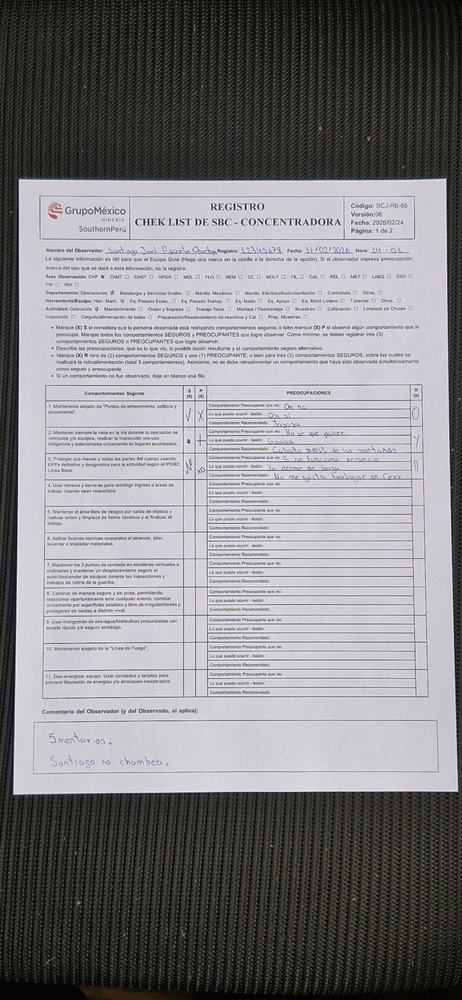
#> input picture inputs/cerv/concentradora/cerv.concentradora.v06.eg001.jpeg, 462 x 1000 px, shrunk from 1848 x 4000 before the run
$ python -i vision_service.py   (imports and definitions only)
#> lines starting #> are read from the running program, lines starting #| are printed output that depends on the picture; after the words box and inside, x2 and y2 are one past the last pixel; in counts of white or black regions, pixels touching at a corner belong together
import os


class VisionService:
    _client = None

    @staticmethod
    def get_client():
        """Inicializa el cliente de Google Vision de forma perezosa.

        También asegura que las credenciales GCP estén disponibles llamando
        a `ensure_gcp_credentials()` sólo cuando sea necesario.
        """
        if VisionService._client is None:
            # Cargar credenciales GCP de forma perezosa
            from app.utils.gcp_credentials import ensure_gcp_credentials

            ensure_gcp_credentials()
            # Importar el cliente de Vision sólo cuando se vaya a usar
            from google.cloud import vision

            VisionService._client = vision.ImageAnnotatorClient()
        return VisionService._client

    @staticmethod
    def hw(image_path: str) -> str:
        """Realiza OCR (Hand Writing) usando Google Cloud Vision API.

        Carga sólo las dependencias necesarias en tiempo de ejecución para
        reducir el tiempo de cold-start.
        """
        client = VisionService.get_client()
        with open(image_path, "rb") as image_file:
            content = image_file.read()
        from google.cloud import vision

        image = vision.Image(content=content)
        response = client.document_text_detection(image=image)
        return response.full_text_annotation.text

    @staticmethod
    def omr(image_path: str, temp_dir: str = None) -> bool:
        # Importar OpenCV y numpy de forma perezosa
        import cv2
        import numpy as np

        # Lee la imagen
        img = cv2.imread(image_path, 0)
#> img: shape (1000, 462); min 0, max 255, mean 131

        # preparar directorio de debug dentro del temp_dir del pipeline
        image_dir = os.path.dirname(image_path)
        image_name = os.path.splitext(os.path.basename(image_path))[0]
        if temp_dir:
            debug_dir = os.path.join(temp_dir, "debug")
        else:
            # fallback legacy: Si la imagen está en outputs/output_xxx/regions/region_N.png, guardar en outputs/output_xxx/debug/
            if os.path.basename(image_dir) == "regions":
                parent_dir = os.path.dirname(image_dir)
                debug_dir = os.path.join(parent_dir, "debug")
            else:
                debug_dir = os.path.join(image_dir, "debug")
        os.makedirs(debug_dir, exist_ok=True)
        base_name = image_name
        cv2.imwrite(os.path.join(debug_dir, f"{base_name}_0_original.png"), img)

        # 1. Recorte interno del 10%
        h, w = img.shape
#> h = 1000; w = 462
        pad = int(min(h, w) * 0.1)
#> pad = 46
        inner = img[pad:h-pad, pad:w-pad]
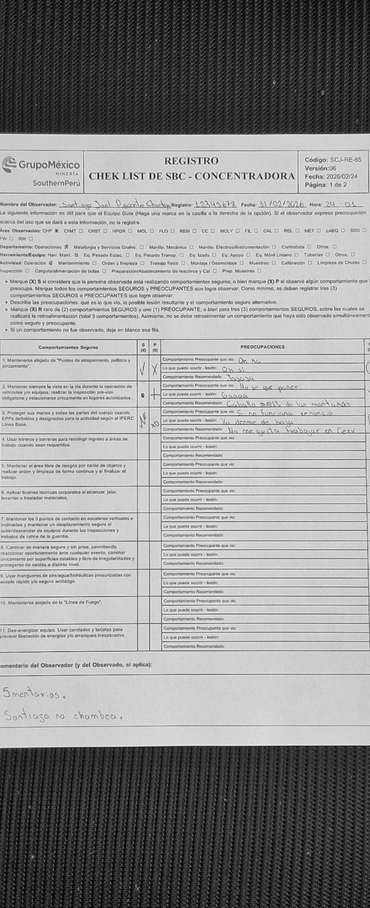
#> inner: shape (908, 370); min 0, max 255, mean 147.6
        cv2.imwrite(os.path.join(debug_dir, f"{base_name}_1_inner10.png"), inner)
        if inner.size == 0:
            return False

        # 2. Binarización adaptativa según iluminación
        mean_val = np.mean(inner)
#> mean_val = 147.6
        min_thresh = 80
        max_thresh = 180
        offset = -50
        thresh_val = int(np.clip(mean_val + offset, min_thresh, max_thresh))
#> thresh_val = 97
        _, thresh = cv2.threshold(inner, thresh_val, 255, cv2.THRESH_BINARY_INV)
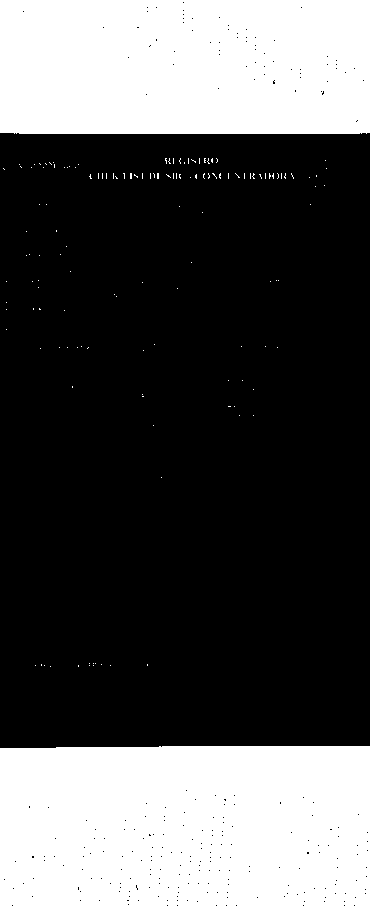
#> thresh: shape (908, 370); 32.6% white; 139 white regions (137 under 20 px), largest, box (x1, y1, x2, y2) and area: (0, 746, 370, 908) 59521, (0, 0, 370, 134) 49479
        cv2.imwrite(os.path.join(debug_dir, f"{base_name}_2_thresh_{thresh_val}.png"), thresh)

        # 3. Recorte cuadrado centrado en los componentes
        # Encontrar bounding box de todos los componentes
        coords = cv2.findNonZero(thresh)
#> coords = contour of 109425 points, box (x1, y1, x2, y2) (0, 0, 370, 908), area 29862
        if coords is None:
            return False
        x, y, w_box, h_box = cv2.boundingRect(coords)
#> x = 0; y = 0; w_box = 370; h_box = 908
        # Hacer el recorte cuadrado centrado
        cx = x + w_box // 2
#> cx = 185
        cy = y + h_box // 2
#> cy = 454
        min_side = 10
        side = max(max(w_box, h_box), min_side)
#> side = 908
        # Definir los límites del recorte cuadrado
        half = side // 2
#> half = 454
        start_x = max(cx - half, 0)
#> start_x = 0
        start_y = max(cy - half, 0)
#> start_y = 0
        end_x = min(start_x + side, thresh.shape[1])
#> end_x = 370
        end_y = min(start_y + side, thresh.shape[0])
#> end_y = 908
        # Ajustar si el recorte se sale de la imagen
        if end_x - start_x < side:
            start_x = max(end_x - side, 0)
        if end_y - start_y < side:
            start_y = max(end_y - side, 0)
        square = thresh[start_y:end_y, start_x:end_x]
        # Si el recorte es menor a 10x10, rellenar con ceros para que sea 10x10
        sh, sw = square.shape
#> sh = 908; sw = 370
        if sh < min_side or sw < min_side:
            padded = np.zeros((max(sh, min_side), max(sw, min_side)), dtype=square.dtype)
            padded[:sh, :sw] = square
            square = padded
        cv2.imwrite(os.path.join(debug_dir, f"{base_name}_3_square.png"), square)
        if square.size == 0:
            return False

        # 4. Calcular densidad
        density = np.sum(square > 0) / square.size
#> density = 0.326

        # 5. Calcular componentes
        num_labels, labels, stats, _ = cv2.connectedComponentsWithStats(square, 8)
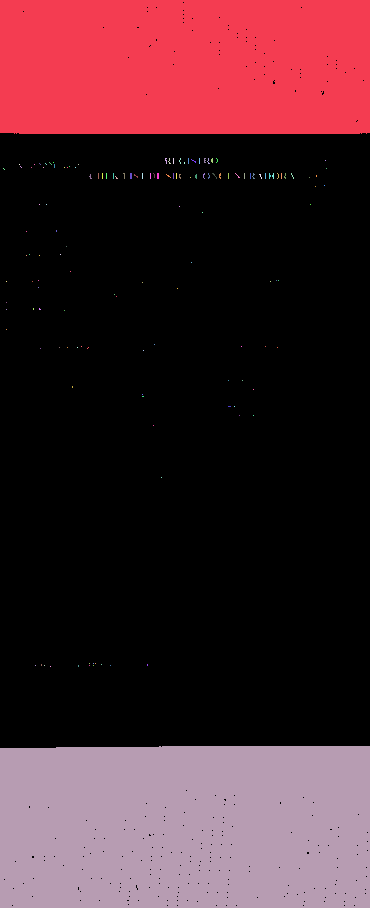
#> labels: shape (908, 370) int32; 140 distinct labels, from 0 to 139; one colour per label, 0 black
#> num_labels = 140; stats = 140 rows, first 6: [0, 2, 370, 904, 226535], [0, 0, 370, 134, 49479], [165, 158, 2, 6, 8], [168, 158, 3, 6, 7], [173, 158, 1, 6, 6], [179, 158, 2, 6, 6]
        areas = stats[1:, cv2.CC_STAT_AREA]
#> areas = 139 values, max 59521 at index 138, min 1 at index 12, mean 787.2

        # 6. Calcular peso por píxel respecto al centro
        center_y, center_x = square.shape[0] / 2, square.shape[1] / 2
#> center_y = 454; center_x = 185
        yy, xx = np.indices(square.shape)
        dist = np.sqrt(((xx - center_x) / center_x) ** 2 + ((yy - center_y) / center_y) ** 2)
        mask = (square > 0)
        pixel_weights = (1 - dist) * mask
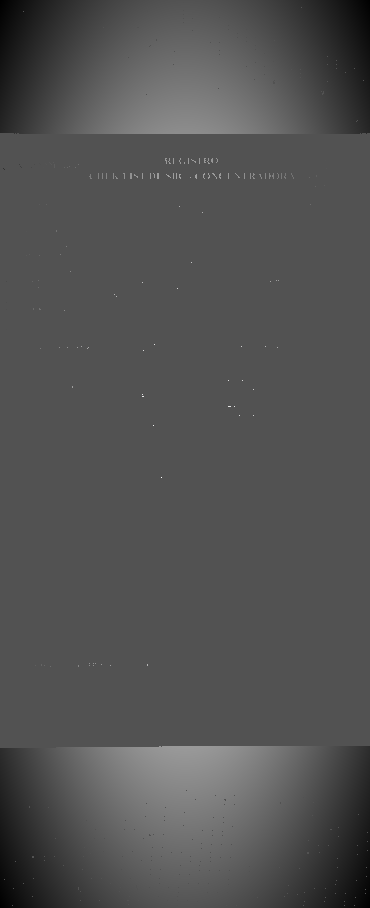
#> pixel_weights: shape (908, 370) float64; min -0.414, max 0.861, mean -0.00178; drawn with min black and max white
        center_weight = np.sum(pixel_weights) / np.sum(mask) if np.sum(mask) > 0 else 0
#> center_weight = -0.00547

        # 7. Calcular peso por cantidad de componentes
        valid_areas = [a for a in areas if 5 < a < (square.size * 0.5)]
#> valid_areas = 45 values, max 59521 at index 44, min 6 at index 3, mean 2428.8
        n_components = len(valid_areas)
#> n_components = 45

        # 8. Calcular ponderación final
        score = (
            0.6 * density +           # densidad tiene más peso
            0.2 * center_weight +     # peso por píxel respecto al centro
            0.0 * (n_components / 10) # más componentes suma peso, normalizado
        )
#> score = 0.194

        # 9. Calcular threshold adaptativo: decae suavemente con el área, nunca menor a 0.05 ni mayor a 0.3
        area = square.size
#> area = 335960
        _min = 0.05
        _max = 0.3
        smooth_factor = 0.005
        threshold = _max / (1 + smooth_factor * area) + _min
#> threshold = 0.0502
        threshold = min(max(threshold, _min), _max)

        return score > threshold

>>> result = VisionService().omr('../../../../inputs/cerv/concentradora/cerv.concentradora.v06.eg001.jpeg')
#> result = True

$ run again, on inputs/cerv/concentradora/cerv.concentradora.v06.eg002.jpeg
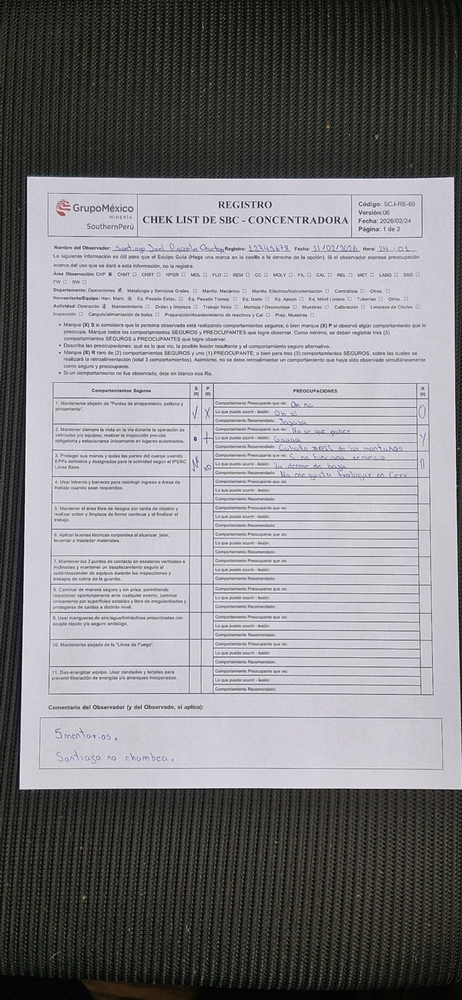
#> input picture inputs/cerv/concentradora/cerv.concentradora.v06.eg002.jpeg, 462 x 1000 px, shrunk from 1848 x 4000 before the run
#> mean_val = 146.4
#> thresh_val = 96
#> in omr, `_, thresh = cv2.threshold(inner, thresh_val, 255, cv2.THRESH_BINARY_INV)`:
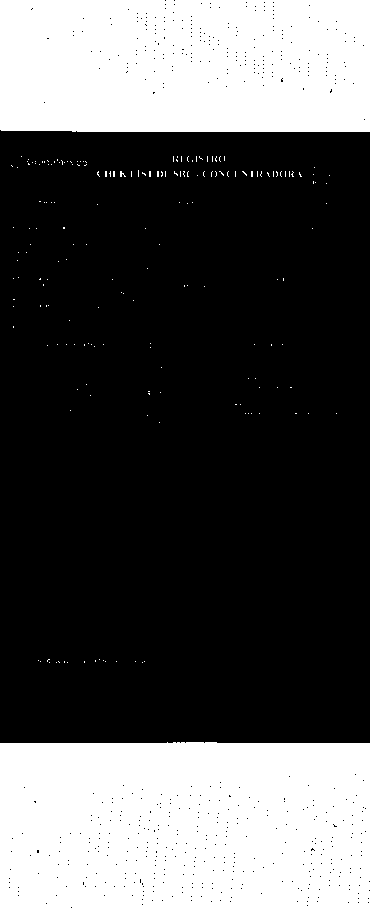
#> thresh: shape (908, 370); 32.7% white; 188 white regions (186 under 20 px), largest, box (x1, y1, x2, y2) and area: (0, 742, 370, 908) 60740, (0, 0, 370, 132) 48547
#> coords = contour of 109808 points, box (x1, y1, x2, y2) (0, 0, 370, 908), area 36666
#> x = 0; w_box = 370; h_box = 908
#> cx = 185
#> cy = 454
#> side = 908
#> half = 454
#> start_x = 0
#> end_x = 370
#> end_y = 908
#> density = 0.327
#> labels: shape (908, 370) int32; 189 distinct labels, from 0 to 188
#> num_labels = 189; stats = 189 rows, first 6: [0, 0, 370, 908, 226152], [0, 0, 370, 132, 48547], [21, 156, 1, 1, 1], [173, 156, 1, 6, 6], [177, 156, 1, 2, 2], [181, 156, 1, 6, 6]
#> areas = 188 values, max 60740 at index 187, min 1 at index 1, mean 584.1
#> in omr, `pixel_weights = (1 - dist) * mask`:
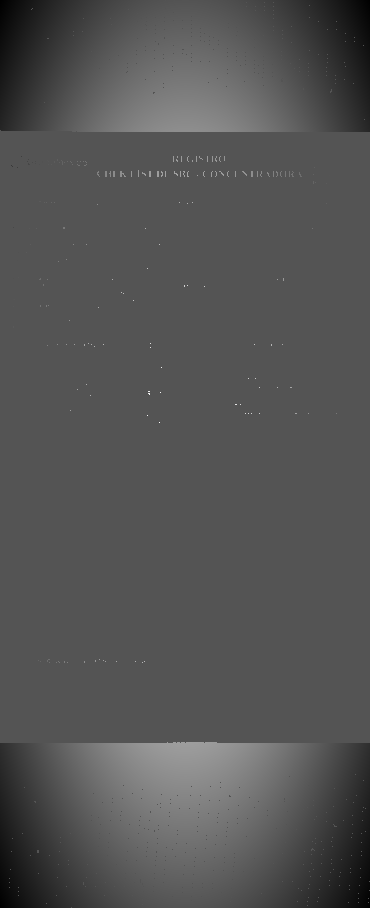
#> pixel_weights: shape (908, 370) float64; min -0.414, max 0.843, mean -0.00133; drawn with min black and max white
#> center_weight = -0.00408
#> valid_areas = 44 values, max 60740 at index 43, min 6 at index 1, mean 2491
#> n_components = 44
#> score = 0.195
#> result = True

$ run again, on inputs/cerv/concentradora/cerv.concentradora.v06.eg003.jpeg
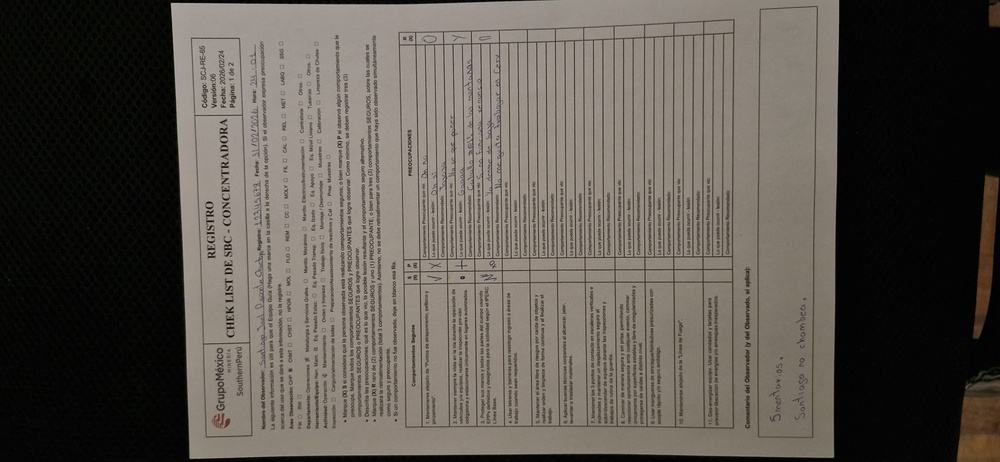
#> input picture inputs/cerv/concentradora/cerv.concentradora.v06.eg003.jpeg, 1000 x 462 px, shrunk from 4000 x 1848 before the run
#> mean_val = 95.2
#> thresh_val = 80
#> in omr, `_, thresh = cv2.threshold(inner, thresh_val, 255, cv2.THRESH_BINARY_INV)`:
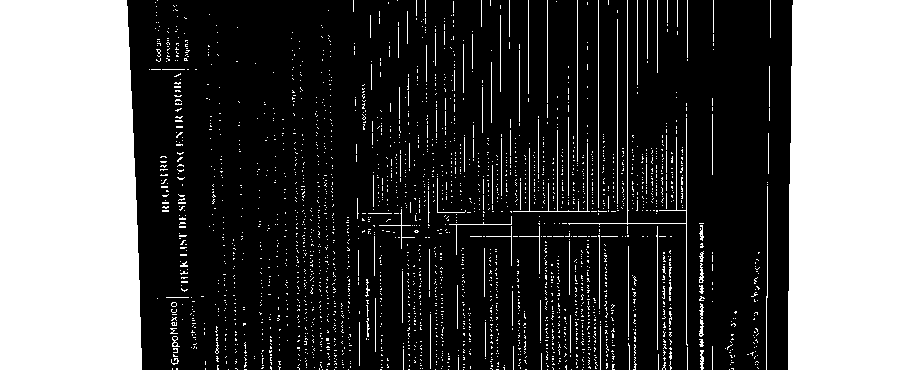
#> thresh: shape (370, 908); 31.6% white; 2655 white regions (2554 under 20 px), largest, box (x1, y1, x2, y2) and area: (0, 0, 142, 370) 50099, (788, 0, 908, 370) 43711, (568, 0, 688, 346) 674
#> coords = contour of 106329 points, box (x1, y1, x2, y2) (0, 0, 908, 370), area 0
#> x = 0; w_box = 908; h_box = 370
#> cx = 454
#> cy = 185
#> side = 908
#> half = 454
#> start_x = 0
#> end_x = 908
#> end_y = 370
#> density = 0.316
#> labels: shape (370, 908) int32; 2656 distinct labels, from 0 to 2655
#> num_labels = 2656; stats = 2656 rows, first 6: [127, 0, 666, 370, 229631], [0, 0, 142, 370, 50099], [157, 0, 1, 1, 1], [353, 0, 1, 12, 12], [397, 0, 1, 1, 1], [416, 0, 1, 16, 16]
#> areas = 2655 values, max 50099 at index 0, min 1 at index 1, mean 40.05
#> in omr, `pixel_weights = (1 - dist) * mask`:
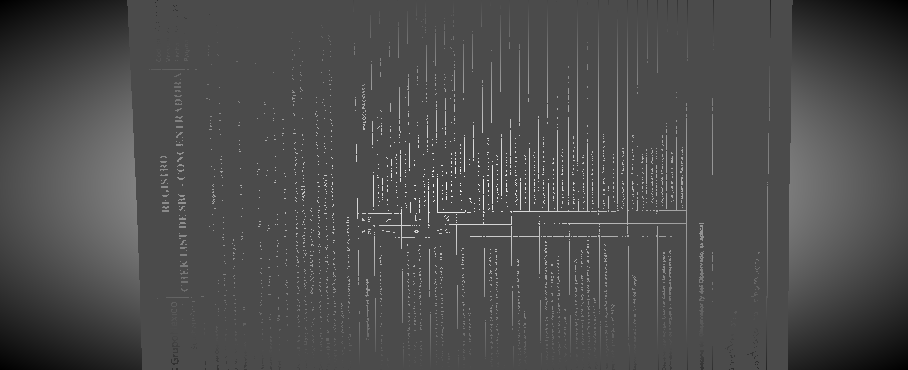
#> pixel_weights: shape (370, 908) float64; min -0.414, max 0.993, mean 0.00655; drawn with min black and max white
#> center_weight = 0.0207
#> valid_areas = 349 values, max 50099 at index 0, min 6 at index 6, mean 292.1
#> n_components = 349
#> score = 0.194
#> result = True

$ run again, on inputs/cerv/concentradora/cerv.concentradora.v06.eg004.jpeg
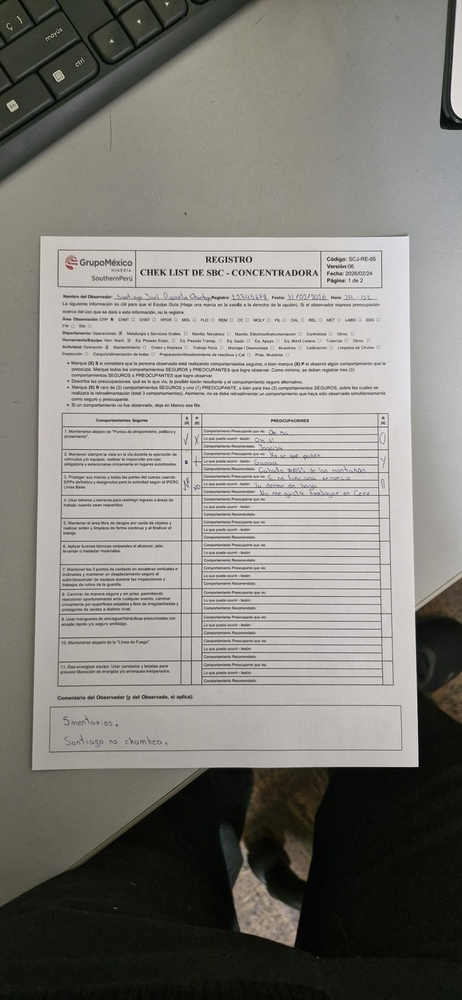
#> input picture inputs/cerv/concentradora/cerv.concentradora.v06.eg004.jpeg, 462 x 1000 px, shrunk from 1848 x 4000 before the run
#> mean_val = 141.9
#> thresh_val = 91
#> in omr, `_, thresh = cv2.threshold(inner, thresh_val, 255, cv2.THRESH_BINARY_INV)`:
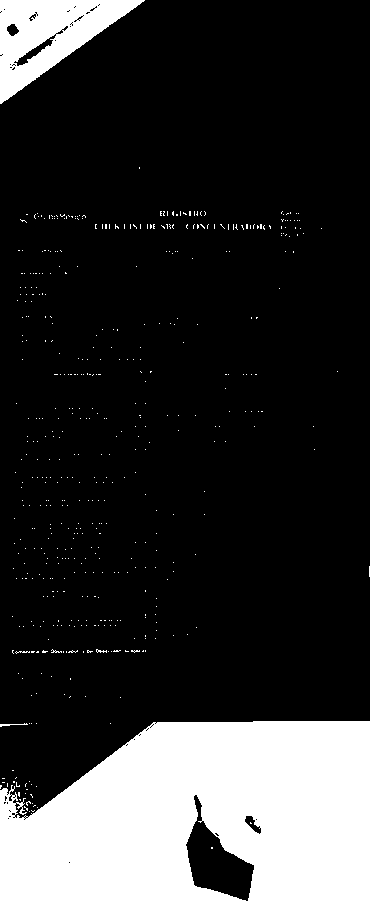
#> thresh: shape (908, 370); 19.5% white; 508 white regions (503 under 20 px), largest, box (x1, y1, x2, y2) and area: (0, 721, 370, 908) 57320, (0, 0, 145, 104) 7139, (0, 723, 28, 727) 42, (96, 649, 107, 653) 22, (15, 651, 30, 654) 21
#> coords = contour of 65568 points, box (x1, y1, x2, y2) (0, 0, 370, 908), area 57766
#> x = 0; w_box = 370; h_box = 908
#> cx = 185
#> cy = 454
#> side = 908
#> half = 454
#> start_x = 0
#> end_x = 370
#> end_y = 908
#> density = 0.195
#> labels: shape (908, 370) int32; 509 distinct labels, from 0 to 508
#> num_labels = 509; stats = 509 rows, first 6: [0, 0, 370, 901, 270392], [0, 0, 145, 104, 7139], [139, 167, 1, 2, 2], [160, 211, 2, 5, 8], [163, 211, 2, 5, 7], [167, 211, 1, 5, 5]
#> areas = 508 values, max 57320 at index 476, min 1 at index 13, mean 129.1
#> in omr, `pixel_weights = (1 - dist) * mask`:
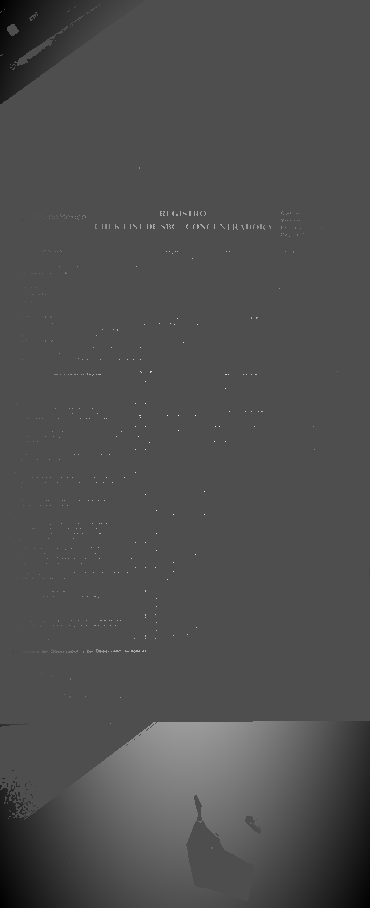
#> pixel_weights: shape (908, 370) float64; min -0.414, max 0.935, mean 0.00109; drawn with min black and max white
#> center_weight = 0.00556
#> valid_areas = 47 values, max 57320 at index 40, min 6 at index 5, mean 1380.8
#> n_components = 47
#> score = 0.118
#> result = True
